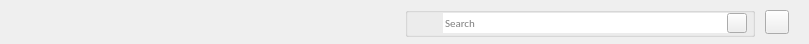
<?xml version="1.0" encoding="UTF-8"?>
<ui version="4.0">
 <class>C_NagToolBarWidget</class>
 <widget class="QWidget" name="C_NagToolBarWidget">
  <property name="geometry">
   <rect>
    <x>0</x>
    <y>0</y>
    <width>809</width>
    <height>44</height>
   </rect>
  </property>
  <property name="sizePolicy">
   <sizepolicy hsizetype="Preferred" vsizetype="Fixed">
    <horstretch>0</horstretch>
    <verstretch>0</verstretch>
   </sizepolicy>
  </property>
  <property name="minimumSize">
   <size>
    <width>0</width>
    <height>44</height>
   </size>
  </property>
  <property name="maximumSize">
   <size>
    <width>16777215</width>
    <height>44</height>
   </size>
  </property>
  <property name="font">
   <font>
    <family>Segoe UI</family>
   </font>
  </property>
  <property name="focusPolicy">
   <enum>Qt::ClickFocus</enum>
  </property>
  <property name="windowTitle">
   <string>Form</string>
  </property>
  <property name="autoFillBackground">
   <bool>true</bool>
  </property>
  <layout class="QGridLayout" name="gridLayout">
   <property name="leftMargin">
    <number>19</number>
   </property>
   <property name="topMargin">
    <number>0</number>
   </property>
   <property name="rightMargin">
    <number>20</number>
   </property>
   <property name="bottomMargin">
    <number>0</number>
   </property>
   <item row="0" column="0">
    <layout class="QHBoxLayout" name="pc_HorizontalLayout" stretch="1,0,0,0">
     <property name="spacing">
      <number>0</number>
     </property>
     <property name="sizeConstraint">
      <enum>QLayout::SetMinimumSize</enum>
     </property>
     <property name="topMargin">
      <number>0</number>
     </property>
     <property name="bottomMargin">
      <number>0</number>
     </property>
     <item>
      <spacer name="pc_HorizontalSpacer3">
       <property name="orientation">
        <enum>Qt::Horizontal</enum>
       </property>
       <property name="sizeType">
        <enum>QSizePolicy::Expanding</enum>
       </property>
       <property name="sizeHint" stdset="0">
        <size>
         <width>100</width>
         <height>20</height>
        </size>
       </property>
      </spacer>
     </item>
     <item>
      <widget class="stw::opensyde_gui_elements::C_OgeGbxTransparentToolBarSearch" name="pc_GroupBoxSearch">
       <property name="minimumSize">
        <size>
         <width>350</width>
         <height>30</height>
        </size>
       </property>
       <property name="maximumSize">
        <size>
         <width>350</width>
         <height>30</height>
        </size>
       </property>
       <property name="title">
        <string/>
       </property>
       <layout class="QHBoxLayout" name="horizontalLayout" stretch="0,1,0,0">
        <property name="leftMargin">
         <number>5</number>
        </property>
        <property name="topMargin">
         <number>0</number>
        </property>
        <property name="rightMargin">
         <number>5</number>
        </property>
        <property name="bottomMargin">
         <number>0</number>
        </property>
        <item>
         <widget class="stw::opensyde_gui_elements::C_OgeLabSvgOnly" name="pc_LabelSearchImg">
          <property name="sizePolicy">
           <sizepolicy hsizetype="Fixed" vsizetype="Fixed">
            <horstretch>0</horstretch>
            <verstretch>0</verstretch>
           </sizepolicy>
          </property>
          <property name="minimumSize">
           <size>
            <width>24</width>
            <height>24</height>
           </size>
          </property>
          <property name="maximumSize">
           <size>
            <width>24</width>
            <height>24</height>
           </size>
          </property>
          <property name="text">
           <string/>
          </property>
          <property name="pixmap">
           <pixmap>:/images/IconSearchDark.png</pixmap>
          </property>
         </widget>
        </item>
        <item>
         <widget class="stw::opensyde_gui_elements::C_OgeLeToolBarSearch" name="pc_LineEditSearch">
          <property name="sizePolicy">
           <sizepolicy hsizetype="Fixed" vsizetype="Fixed">
            <horstretch>0</horstretch>
            <verstretch>0</verstretch>
           </sizepolicy>
          </property>
          <property name="minimumSize">
           <size>
            <width>300</width>
            <height>0</height>
           </size>
          </property>
          <property name="maximumSize">
           <size>
            <width>300</width>
            <height>16777215</height>
           </size>
          </property>
          <property name="font">
           <font>
            <family>Calibri</family>
            <pointsize>8</pointsize>
           </font>
          </property>
          <property name="focusPolicy">
           <enum>Qt::ClickFocus</enum>
          </property>
          <property name="autoFillBackground">
           <bool>false</bool>
          </property>
          <property name="text">
           <string/>
          </property>
          <property name="frame">
           <bool>false</bool>
          </property>
          <property name="placeholderText">
           <string>Search</string>
          </property>
         </widget>
        </item>
        <item>
         <widget class="stw::opensyde_gui_elements::C_OgePubIconOnly" name="pc_BtnCancelSearch">
          <property name="sizePolicy">
           <sizepolicy hsizetype="Fixed" vsizetype="Fixed">
            <horstretch>0</horstretch>
            <verstretch>0</verstretch>
           </sizepolicy>
          </property>
          <property name="minimumSize">
           <size>
            <width>20</width>
            <height>20</height>
           </size>
          </property>
          <property name="maximumSize">
           <size>
            <width>20</width>
            <height>20</height>
           </size>
          </property>
          <property name="focusPolicy">
           <enum>Qt::NoFocus</enum>
          </property>
          <property name="text">
           <string/>
          </property>
          <property name="flat">
           <bool>false</bool>
          </property>
         </widget>
        </item>
        <item>
         <spacer name="horizontalSpacer_2">
          <property name="orientation">
           <enum>Qt::Horizontal</enum>
          </property>
          <property name="sizeHint" stdset="0">
           <size>
            <width>40</width>
            <height>20</height>
           </size>
          </property>
         </spacer>
        </item>
       </layout>
      </widget>
     </item>
     <item>
      <spacer name="horizontalSpacer">
       <property name="orientation">
        <enum>Qt::Horizontal</enum>
       </property>
       <property name="sizeType">
        <enum>QSizePolicy::Fixed</enum>
       </property>
       <property name="sizeHint" stdset="0">
        <size>
         <width>10</width>
         <height>20</height>
        </size>
       </property>
      </spacer>
     </item>
     <item>
      <widget class="stw::opensyde_gui_elements::C_OgePubIconOnly" name="pc_BtnHelp">
       <property name="sizePolicy">
        <sizepolicy hsizetype="Fixed" vsizetype="Fixed">
         <horstretch>0</horstretch>
         <verstretch>0</verstretch>
        </sizepolicy>
       </property>
       <property name="minimumSize">
        <size>
         <width>24</width>
         <height>24</height>
        </size>
       </property>
       <property name="maximumSize">
        <size>
         <width>24</width>
         <height>24</height>
        </size>
       </property>
       <property name="focusPolicy">
        <enum>Qt::NoFocus</enum>
       </property>
       <property name="text">
        <string/>
       </property>
       <property name="flat">
        <bool>false</bool>
       </property>
      </widget>
     </item>
    </layout>
   </item>
  </layout>
 </widget>
 <customwidgets>
  <customwidget>
   <class>stw::opensyde_gui_elements::C_OgeLabSvgOnly</class>
   <extends>QLabel</extends>
   <header>C_OgeLabSvgOnly.hpp</header>
  </customwidget>
  <customwidget>
   <class>stw::opensyde_gui_elements::C_OgePubIconOnly</class>
   <extends>QPushButton</extends>
   <header>C_OgePubIconOnly.hpp</header>
  </customwidget>
  <customwidget>
   <class>stw::opensyde_gui_elements::C_OgeGbxTransparentToolBarSearch</class>
   <extends>QGroupBox</extends>
   <header>C_OgeGbxTransparentToolBarSearch.hpp</header>
   <container>1</container>
  </customwidget>
  <customwidget>
   <class>stw::opensyde_gui_elements::C_OgeLeToolBarSearch</class>
   <extends>QLineEdit</extends>
   <header>C_OgeLeToolBarSearch.hpp</header>
  </customwidget>
 </customwidgets>
 <resources/>
 <connections/>
</ui>
